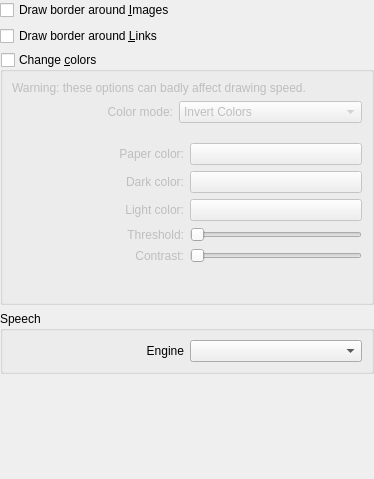
<ui version="4.0" >
 <class>DlgAccessibilityBase</class>
 <widget class="QWidget" name="DlgAccessibilityBase" >
  <property name="geometry" >
   <rect>
    <x>0</x>
    <y>0</y>
    <width>374</width>
    <height>479</height>
   </rect>
  </property>
  <layout class="QVBoxLayout" >
   <property name="leftMargin" >
    <number>0</number>
   </property>
   <property name="topMargin" >
    <number>0</number>
   </property>
   <property name="rightMargin" >
    <number>0</number>
   </property>
   <property name="bottomMargin" >
    <number>0</number>
   </property>
   <item>
    <widget class="QCheckBox" name="kcfg_HighlightImages" >
     <property name="text" >
      <string>Draw border around &amp;Images</string>
     </property>
    </widget>
   </item>
   <item>
    <widget class="QCheckBox" name="kcfg_HighlightLinks" >
     <property name="text" >
      <string>Draw border around &amp;Links</string>
     </property>
    </widget>
   </item>
   <item>
    <widget class="QGroupBox" name="kcfg_ChangeColors" >
     <property name="enabled" >
      <bool>true</bool>
     </property>
     <property name="title" >
      <string>Change &amp;colors</string>
     </property>
     <property name="checkable" >
      <bool>true</bool>
     </property>
     <property name="checked" >
      <bool>false</bool>
     </property>
     <layout class="QVBoxLayout" >
      <item>
       <widget class="QLabel" name="warn" >
        <property name="sizePolicy" >
         <sizepolicy vsizetype="Maximum" hsizetype="Preferred" >
          <horstretch>0</horstretch>
          <verstretch>0</verstretch>
         </sizepolicy>
        </property>
        <property name="text" >
         <string>Warning: these options can badly affect drawing speed.</string>
        </property>
        <property name="textFormat" >
         <enum>Qt::PlainText</enum>
        </property>
        <property name="wordWrap" >
         <bool>true</bool>
        </property>
       </widget>
      </item>
      <item>
       <layout class="QHBoxLayout" >
        <item>
         <widget class="QLabel" name="label" >
          <property name="text" >
           <string>Color mode:</string>
          </property>
          <property name="alignment" >
           <set>Qt::AlignRight|Qt::AlignTrailing|Qt::AlignVCenter</set>
          </property>
          <property name="buddy">
           <cstring>kcfg_RenderMode</cstring>
          </property>
         </widget>
        </item>
        <item>
         <widget class="KComboBox" name="kcfg_RenderMode" >
          <item>
           <property name="text" >
            <string>Invert Colors</string>
           </property>
          </item>
          <item>
           <property name="text" >
            <string>Change Paper Color</string>
           </property>
          </item>
          <item>
           <property name="text" >
            <string>Change Dark &amp; Light Colors</string>
           </property>
          </item>
          <item>
           <property name="text" >
            <string>Convert to Black &amp; White</string>
           </property>
          </item>
          <item>
           <property name="text" >
            <string>Invert Lightness</string>
           </property>
          </item>
          <item>
           <property name="text" >
            <string>Invert Luma (sRGB Linear)</string>
           </property>
          </item>
          <item>
           <property name="text" >
            <string>Invert Luma (Symmetric)</string>
           </property>
          </item>
          <item>
           <property name="text" >
            <string>Shift Hue Positive</string>
           </property>
          </item>
          <item>
           <property name="text" >
            <string>Shift Hue Negative</string>
           </property>
          </item>
         </widget>
        </item>
       </layout>
      </item>
      <item>
       <spacer>
        <property name="orientation" >
         <enum>Qt::Vertical</enum>
        </property>
        <property name="sizeType" >
         <enum>QSizePolicy::Fixed</enum>
        </property>
        <property name="sizeHint" >
         <size>
          <width>20</width>
          <height>8</height>
         </size>
        </property>
       </spacer>
      </item>
      <item>
       <widget class="QWidget" native="1" name="page_invert" />
      </item>
      <item>
       <widget class="QWidget" native="1" name="page_paperColor" >
        <layout class="QVBoxLayout" >
         <property name="leftMargin" >
          <number>0</number>
         </property>
         <property name="topMargin" >
          <number>0</number>
         </property>
         <property name="rightMargin" >
          <number>0</number>
         </property>
         <property name="bottomMargin" >
          <number>0</number>
         </property>
         <item>
          <layout class="QHBoxLayout" >
           <property name="spacing" >
            <number>6</number>
           </property>
           <property name="leftMargin" >
            <number>0</number>
           </property>
           <property name="topMargin" >
            <number>0</number>
           </property>
           <property name="rightMargin" >
            <number>0</number>
           </property>
           <property name="bottomMargin" >
            <number>0</number>
           </property>
           <item>
            <widget class="QLabel" name="textLabel1" >
             <property name="text" >
              <string>Paper color:</string>
             </property>
             <property name="alignment" >
              <set>Qt::AlignRight|Qt::AlignTrailing|Qt::AlignVCenter</set>
             </property>
             <property name="buddy" >
              <cstring>kcfg_PaperColor</cstring>
             </property>
            </widget>
           </item>
           <item>
            <widget class="KColorButton" name="kcfg_PaperColor" />
           </item>
          </layout>
         </item>
        </layout>
       </widget>
      </item>
      <item>
       <widget class="QWidget" native="1" name="page_darkLight" >
        <layout class="QVBoxLayout" >
         <property name="leftMargin" >
          <number>0</number>
         </property>
         <property name="topMargin" >
          <number>0</number>
         </property>
         <property name="rightMargin" >
          <number>0</number>
         </property>
         <property name="bottomMargin" >
          <number>0</number>
         </property>
         <item>
          <layout class="QHBoxLayout" >
           <property name="spacing" >
            <number>6</number>
           </property>
           <property name="leftMargin" >
            <number>0</number>
           </property>
           <property name="topMargin" >
            <number>0</number>
           </property>
           <property name="rightMargin" >
            <number>0</number>
           </property>
           <property name="bottomMargin" >
            <number>0</number>
           </property>
           <item>
            <widget class="QLabel" name="textLabel3" >
             <property name="text" >
              <string>Dark color:</string>
             </property>
             <property name="alignment" >
              <set>Qt::AlignRight|Qt::AlignTrailing|Qt::AlignVCenter</set>
             </property>
             <property name="buddy" >
              <cstring>kcfg_RecolorForeground</cstring>
             </property>
            </widget>
           </item>
           <item>
            <widget class="KColorButton" name="kcfg_RecolorForeground" />
           </item>
          </layout>
         </item>
         <item>
          <layout class="QHBoxLayout" >
           <property name="spacing" >
            <number>6</number>
           </property>
           <property name="leftMargin" >
            <number>0</number>
           </property>
           <property name="topMargin" >
            <number>0</number>
           </property>
           <property name="rightMargin" >
            <number>0</number>
           </property>
           <property name="bottomMargin" >
            <number>0</number>
           </property>
           <item>
            <widget class="QLabel" name="textLabel3_2" >
             <property name="text" >
              <string>Light color:</string>
             </property>
             <property name="alignment" >
              <set>Qt::AlignRight|Qt::AlignTrailing|Qt::AlignVCenter</set>
             </property>
             <property name="buddy" >
              <cstring>kcfg_RecolorBackground</cstring>
             </property>
            </widget>
           </item>
           <item>
            <widget class="KColorButton" name="kcfg_RecolorBackground" />
           </item>
          </layout>
         </item>
        </layout>
       </widget>
      </item>
      <item>
       <widget class="QWidget" native="1" name="page_bw" >
        <layout class="QVBoxLayout" >
         <property name="leftMargin" >
          <number>0</number>
         </property>
         <property name="topMargin" >
          <number>0</number>
         </property>
         <property name="rightMargin" >
          <number>0</number>
         </property>
         <property name="bottomMargin" >
          <number>0</number>
         </property>
         <item>
          <layout class="QGridLayout" >
           <item row="0" column="0" >
            <widget class="QLabel" name="textLabel2" >
             <property name="sizePolicy" >
              <sizepolicy vsizetype="Preferred" hsizetype="MinimumExpanding" >
               <horstretch>0</horstretch>
               <verstretch>0</verstretch>
              </sizepolicy>
             </property>
             <property name="text" >
              <string>Threshold:</string>
             </property>
             <property name="alignment" >
              <set>Qt::AlignRight|Qt::AlignTrailing|Qt::AlignVCenter</set>
             </property>
             <property name="buddy" >
              <cstring>kcfg_BWThreshold</cstring>
             </property>
            </widget>
           </item>
           <item row="0" column="1" >
            <widget class="QSlider" name="kcfg_BWThreshold" >
             <property name="sizePolicy" >
              <sizepolicy vsizetype="Fixed" hsizetype="Expanding" >
               <horstretch>0</horstretch>
               <verstretch>0</verstretch>
              </sizepolicy>
             </property>
             <property name="pageStep" >
              <number>16</number>
             </property>
             <property name="orientation" >
              <enum>Qt::Horizontal</enum>
             </property>
            </widget>
           </item>
           <item row="1" column="0" >
            <widget class="QLabel" name="textLabel2_2" >
             <property name="sizePolicy" >
              <sizepolicy vsizetype="Preferred" hsizetype="MinimumExpanding" >
               <horstretch>0</horstretch>
               <verstretch>0</verstretch>
              </sizepolicy>
             </property>
             <property name="text" >
              <string>Contrast:</string>
             </property>
             <property name="alignment" >
              <set>Qt::AlignRight|Qt::AlignTrailing|Qt::AlignVCenter</set>
             </property>
             <property name="buddy" >
              <cstring>kcfg_BWContrast</cstring>
             </property>
            </widget>
           </item>
           <item row="1" column="1" >
            <widget class="QSlider" name="kcfg_BWContrast" >
             <property name="sizePolicy" >
              <sizepolicy vsizetype="Fixed" hsizetype="Expanding" >
               <horstretch>0</horstretch>
               <verstretch>0</verstretch>
              </sizepolicy>
             </property>
             <property name="pageStep" >
              <number>1</number>
             </property>
             <property name="orientation" >
              <enum>Qt::Horizontal</enum>
             </property>
            </widget>
           </item>
          </layout>
         </item>
        </layout>
       </widget>
      </item>
      <item>
       <widget class="QWidget" native="1" name="page_invertLightness" />
      </item>
      <item>
       <widget class="QWidget" native="1" name="page_invertLuma" />
      </item>
      <item>
       <widget class="QWidget" native="1" name="page_invertLumaSymmetric" />
      </item>
      <item>
       <widget class="QWidget" native="1" name="page_hueShiftPositive" />
      </item>
      <item>
       <widget class="QWidget" native="1" name="page_hueShiftNegative" />
      </item>
     </layout>
    </widget>
   </item>
   <item>
    <widget class="QGroupBox" name="speechBox" >
     <property name="title" >
      <string>Speech</string>
     </property>
     <layout class="QGridLayout" name="gridLayout" >
      <item row="0" column="0" >
       <widget class="QLabel" name="label_2" >
        <property name="text" >
         <string>Engine</string>
        </property>
        <property name="alignment" >
         <set>Qt::AlignRight|Qt::AlignTrailing|Qt::AlignVCenter</set>
        </property>
        <property name="buddy" >
         <cstring>kcfg_ttsEngine</cstring>
        </property>
       </widget>
      </item>
      <item row="0" column="1" >
       <widget class="QComboBox" name="kcfg_ttsEngine" />
      </item>
     </layout>
    </widget>
   </item>
   <item>
    <spacer>
     <property name="orientation" >
      <enum>Qt::Vertical</enum>
     </property>
     <property name="sizeType" >
      <enum>QSizePolicy::Expanding</enum>
     </property>
     <property name="sizeHint" >
      <size>
       <width>20</width>
       <height>20</height>
      </size>
     </property>
    </spacer>
   </item>
  </layout>
 </widget>
  <customwidgets>
  <customwidget>
   <class>KColorButton</class>
   <extends>QPushButton</extends>
   <header>kcolorbutton.h</header>
  </customwidget>
  <customwidget>
   <class>KComboBox</class>
   <extends>QComboBox</extends>
   <header>kcombobox.h</header>
  </customwidget>
 </customwidgets>
 <resources/>
 <connections/>
</ui>
